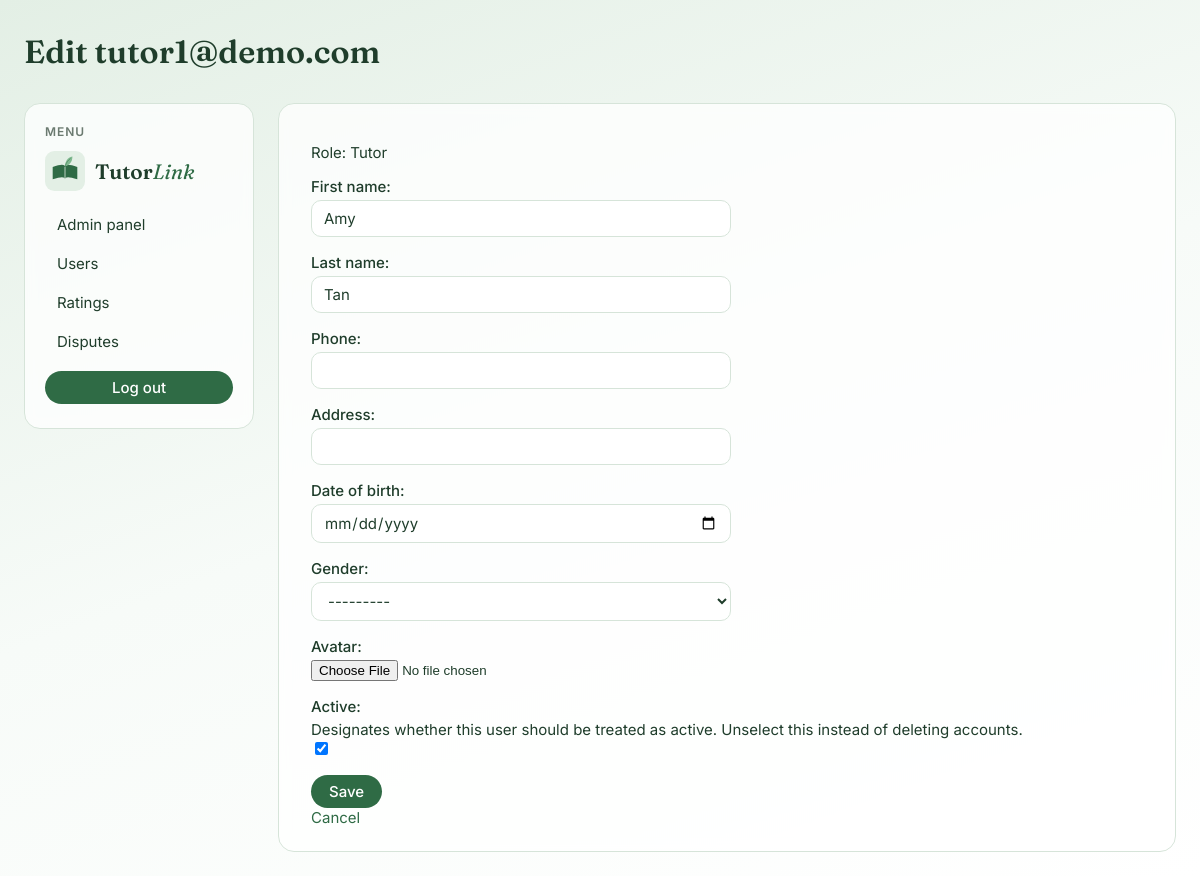
/adminpanel/user/2/edit/ (signed in), run on the app's committed database.
### accounts/models.py (models this page shows, shortened)
class User(AbstractUser):
    email = models.EmailField(unique=True)
    role = models.CharField(max_length=10, choices=ROLE_CHOICES, default='PARENT')
    phone = models.CharField(max_length=20, blank=True)
    address = models.CharField(max_length=255, blank=True)
    date_of_birth = models.DateField(null=True, blank=True)
    gender = models.CharField(max_length=1, choices=GENDER_CHOICES, blank=True)
    avatar = models.ImageField(upload_to="avatars/", blank=True)
    card_brand = models.CharField(max_length=20, blank=True)
    card_last4 = models.CharField(max_length=4, blank=True)

### adminpanel/views.py (the view)
# urls.py: path('user/<int:user_id>/edit/', user_edit_view, name='admin_user_edit'),
@login_required
def user_edit_view(request, user_id):
    if request.user.role != 'STAFF':
        return redirect('index')
    target = get_object_or_404(User, id=user_id)
    if request.method == 'POST':
        form = AdminUserForm(request.POST, instance=target)
        if form.is_valid():
            if target == request.user and not form.cleaned_data['is_active']:
                form.add_error('is_active', 'You cannot deactivate your own account')
            else:
                form.save()
                return redirect('admin_user_list')
    else:
        form = AdminUserForm(instance=target)
    return render(request, 'adminpanel/user_edit.html', {'form': form, 'target': target})

### adminpanel/forms.py
class AdminUserForm(UserProfileForm):
    class Meta(UserProfileForm.Meta):
        fields = UserProfileForm.Meta.fields + ['is_active']

### adminpanel/templates/adminpanel/user_edit.html (shortened to what this page needs)
{% extends 'base.html' %}
{% block header %}
    Edit {{ target.email }}
{% endblock %}
{% block content %}
    <p>Role: {{ target.get_role_display }}</p>
    <form method="post">
        {{ form }}
        <button type="submit">Save</button>
    </form>
    <a href="{% url 'admin_user_list' %}">Cancel</a>
{% endblock %}

### static/css/style.css (style rules this page uses)
:root { --green-dark: #2f6b45; --green-leaf: #7fb98f; --green-pale: #e3efe5; --ink: #1f3d2b; --muted: #6b7a70; --card: rgba(255, 255, 255, 0.75); --line: #d6e4d9; --danger: #b5523b; --radius: 16px; }
* { box-sizing: border-box; }
body { margin: 0; min-height: 100vh; font-family: 'Inter', system-ui, sans-serif; font-size: 15px; color: var(--ink); background: linear-gradient(160deg, var(--green-pale) 0%, #f7fbf8 50%, #ffffff 100%); background-attachment: fixed; }
a { color: var(--green-dark); text-decoration: none; }
button, input[type="submit"], .btn { display: inline-block; font: inherit; font-weight: 500; padding: 7px 18px; border: none; border-radius: 999px; background: var(--green-dark); color: white; cursor: pointer; }
input[type="text"], input[type="email"], input[type="password"], input[type="number"], input[type="date"], input[type="time"], select, textarea { font: inherit; width: 100%; max-width: 420px; padding: 8px 12px; border: 1px solid var(--line); border-radius: 10px; background: white; color: var(--ink); }
label { display: block; font-weight: 500; margin-bottom: 4px; }
form > div { margin: 0 0 16px; }

### data on the page
User: email "tutor1@demo.com", role "Tutor", first_name "Amy", last_name "Tan", gender "---------", is_active "☑"
